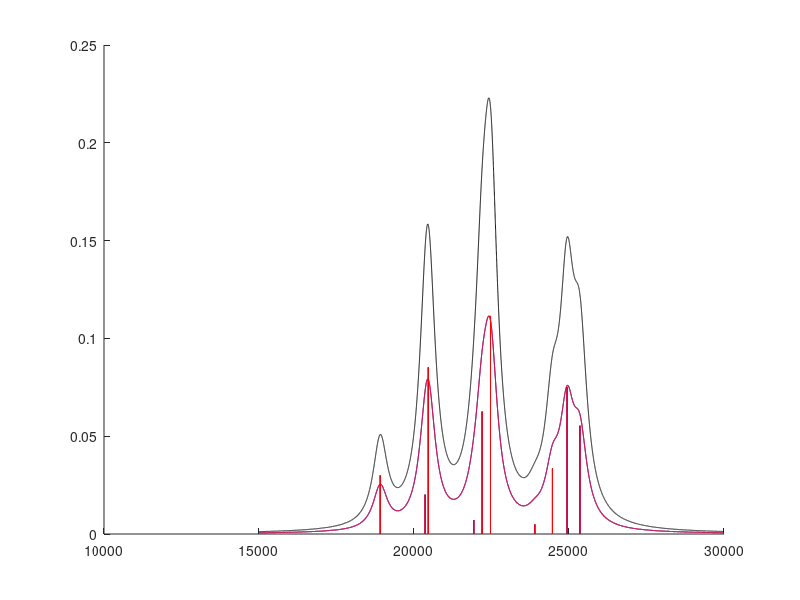

The MATLAB script that drew this image:
% Holstein-like Hamiltonian 
% This hamiltonian consist of a dimer system compose of identical monomer. 
% This system only invole 1 electronic state 1 vibrational state on the 1st
% electronic exicted state for each monomer. 
% Ref: Kistler, K. A.; Pochas, C. M.; Yamagata, H. JPCB, 2011, 116, 77?86.

%% options
% molecule parameters
NV = 3; % NUmber of maximun vibrational quata
w0 =1400;
Lambda = sqrt(0.57);
J12 = 0;
D = -100;
w0_0 = 19000;


% figure
PlotStick = 1;
LS = 'L';
LineWidth = 0.4*w0;
F_Min = 15000;
F_Max = 30000;


%% Construct local mode basis

NS = (NV+2)*(NV+1)/2; % number of state

[W1,W2] = ndgrid(NV+1:-1:1,1:NV+1);

WV1 = tril(W1);
WV1 = WV1(WV1>0)-1;

WV2 = tril(W2);
WV2 = WV2(WV2>0)-1;

WV = [WV1;WV2];

%% Construct vibrational ladder operators 
% prep vib mode index in matrix form
[V1_Ind1,V1_Ind2] = ndgrid(WV1);
[V2_Ind1,V2_Ind2] = ndgrid(WV2);

% prep vib quantum # diff matrix
V1_qn_diff = V1_Ind1 - V1_Ind2;
V2_qn_diff = V2_Ind1 - V2_Ind2;

% prep nuclear wavefunction overlape matrix
V1_overlap = ~(V1_qn_diff);
V2_overlap = ~(V2_qn_diff);

% % FC using shifted parabolic approxi.
% V1_overlap = 1./sqrt(factorial(abs(V1_qn_diff))).*exp(-Lambda.^2./2).*Lambda.^(abs(V1_qn_diff));
% V2_overlap = 1./sqrt(factorial(abs(V2_qn_diff))).*exp(-Lambda.^2./2).*Lambda.^(abs(V2_qn_diff)); 

% Creation/Anihilation operator for |1> state 
B1_p_Ind = ~(V1_qn_diff-1);
B1_n_Ind = ~(V1_qn_diff+1);
B1_p = (      sqrt(WV1)*ones(size(WV1))') .* B1_p_Ind .* V2_overlap;
B1_n = (ones(size(WV1))*sqrt(WV1)'      ) .* B1_n_Ind .* V2_overlap;

% Creation/Anihilation operator for |2> state 
B2_p_Ind = ~(V2_qn_diff-1);
B2_n_Ind = ~(V2_qn_diff+1);
B2_p = (      sqrt(WV2)*ones(size(WV2))') .* B2_p_Ind .* V1_overlap;
B2_n = (ones(size(WV2))*sqrt(WV2)'      ) .* B2_n_Ind .* V1_overlap;

%% Construct Hmiltonian
% H = (H1) + (H2) + (H3) + (H4)
% H1: w0(Bn_p.*Bn_n)
% H2: lambda*w0*(Bn_p + Bn_n)|n><n|
% H3: J12*(|1><2| + |2><1|)
% H4: D + w0-0 + Lambda^2*w0

% H1
Bpn = B1_p*B1_n+B2_p*B2_n;
H1 = w0 * blkdiag(Bpn,Bpn);

% H2
H2 = Lambda * w0 * blkdiag(B1_p+B1_n,B2_p+B2_n);

% H3
H3 = reshape(eye(size(H1)),size(H1,1),NS,2); % need replace eye with FC factor matrix
H3 = reshape(H3(:,:,[2,1]),size(H1));
H3 = J12.*H3;

% H4
H4 = (D+w0_0+Lambda^2*w0).*eye(size(H1));

H = blkdiag(0,H1+H2+H3+H4);

%% Diagonalize H
% note: the eiganvector V_Full(:,i) has been already normalized.
[V_Full,D_Full] = eig(H);
Ex_Freq = diag(D_Full);

% sort eiganvalue form small to big and reorder the eiganvectors
[Sort_Ex_Freq,Indx] = sort(Ex_Freq);
 Sort_Ex_V          = V_Full(:,Indx);
 
%% Construct Transiton matrix
mu1 = [1,1,0]./sqrt(2);
mu2 = [1,-1,0]./sqrt(2);

% considerign FC bt <g|v1,v2>
V1G_overlap = 1./sqrt(factorial(abs(WV1))).*exp(-Lambda.^2./2).*Lambda.^(WV1);
V2G_overlap = 1./sqrt(factorial(abs(WV2))).*exp(-Lambda.^2./2).*Lambda.^(WV2); 

Vib_overlap = V1G_overlap.*V2G_overlap;
% Vib_overlap = ones(NS,1);

Trans_Monent1 = bsxfun(@times,Vib_overlap,mu1);
Trans_Monent2 = bsxfun(@times,Vib_overlap,mu2);


Trans_Loc = zeros([size(H),3]);
Trans_Loc(1,   2:  NS+1,:) = Trans_Monent1;
Trans_Loc(1,NS+2:2*NS+1,:) = Trans_Monent2;
Trans_Loc(   2:  NS+1,1,:) = Trans_Monent1;
Trans_Loc(NS+2:2*NS+1,1,:) = Trans_Monent2;


Trans_Ex = zeros([size(H),3]);
% [Improve], maybe able to do more sophisticated
for C_mu=1:3
    Trans_Ex(:,:,C_mu) = Sort_Ex_V'*Trans_Loc(:,:,C_mu)*Sort_Ex_V;
end

%% ad hoc for FC progressin 
% QN1 = [0,1,0,2,0,1,3,0,2,1];
% QN2 = [0,0,1,0,2,1,0,3,1,2];
% V1G_overlap = 1./sqrt(factorial(abs(QN1))).*exp(-Lambda.^2./2).*Lambda.^(QN1);
% V2G_overlap = 1./sqrt(factorial(abs(QN2))).*exp(-Lambda.^2./2).*Lambda.^(QN2);
% Vib_overlap = V1G_overlap.*V2G_overlap;
% Vib_overlap = [Vib_overlap;Vib_overlap];
% Vib_overlap = Vib_overlap(:);
%% Make figure
IntM = sum(Trans_Ex(2:end,1,:).^2,3);
IntMx = Trans_Ex(2:end,1,1).^2;
IntMy = Trans_Ex(2:end,1,2).^2;
IntMz = Trans_Ex(2:end,1,3).^2;

freq_OneD = Sort_Ex_Freq(2:end);

Num_Modes = length(freq_OneD);

% Get Frequency axis range
spec_range = F_Min:F_Max;

spec_array1 = bsxfun(@times,ones(Num_Modes,length(spec_range)),spec_range);
spec_array2 = bsxfun(@minus,spec_array1,freq_OneD);

switch LS
    case 'G' % Gaussian
        LineShape = exp(-(spec_array2.^2)./(LineWidth^2));
    case 'L' % Lorentzain 
        LineWidth = LineWidth/2;
        LineShape = LineWidth./((spec_array2.^2)+(LineWidth^2));
end


hF = figure; hold on

%% X 
if eq(PlotStick,1)
    line([freq_OneD';freq_OneD'],[zeros(1,Num_Modes);IntMx'],'Color','b')
end
CVLx = bsxfun(@times,LineShape,IntMx); 
CVLx_Total = sum(CVLx,1);
CVLx_Total = CVLx_Total.*max(abs(IntMx(:)))./max(abs(CVLx_Total));
plot(spec_range,CVLx_Total,'b-')

%% Y
if eq(PlotStick,1)
    line([freq_OneD';freq_OneD'],[zeros(1,Num_Modes);IntMy'],'Color','r')
end

CVLy = bsxfun(@times,LineShape,IntMy); 
CVLy_Total = sum(CVLy,1);
CVLy_Total = CVLy_Total.*max(abs(IntMy(:)))./max(abs(CVLy_Total)); 
plot(spec_range,CVLy_Total,'r-')

%% total
CVL = bsxfun(@times,LineShape,IntM); 
CVL_Total = sum(CVL,1);
CVL_Total = CVL_Total.*max(abs(IntM(:)))./max(abs(CVL_Total)); 
plot(spec_range,CVL_Total,'k-')


hold off